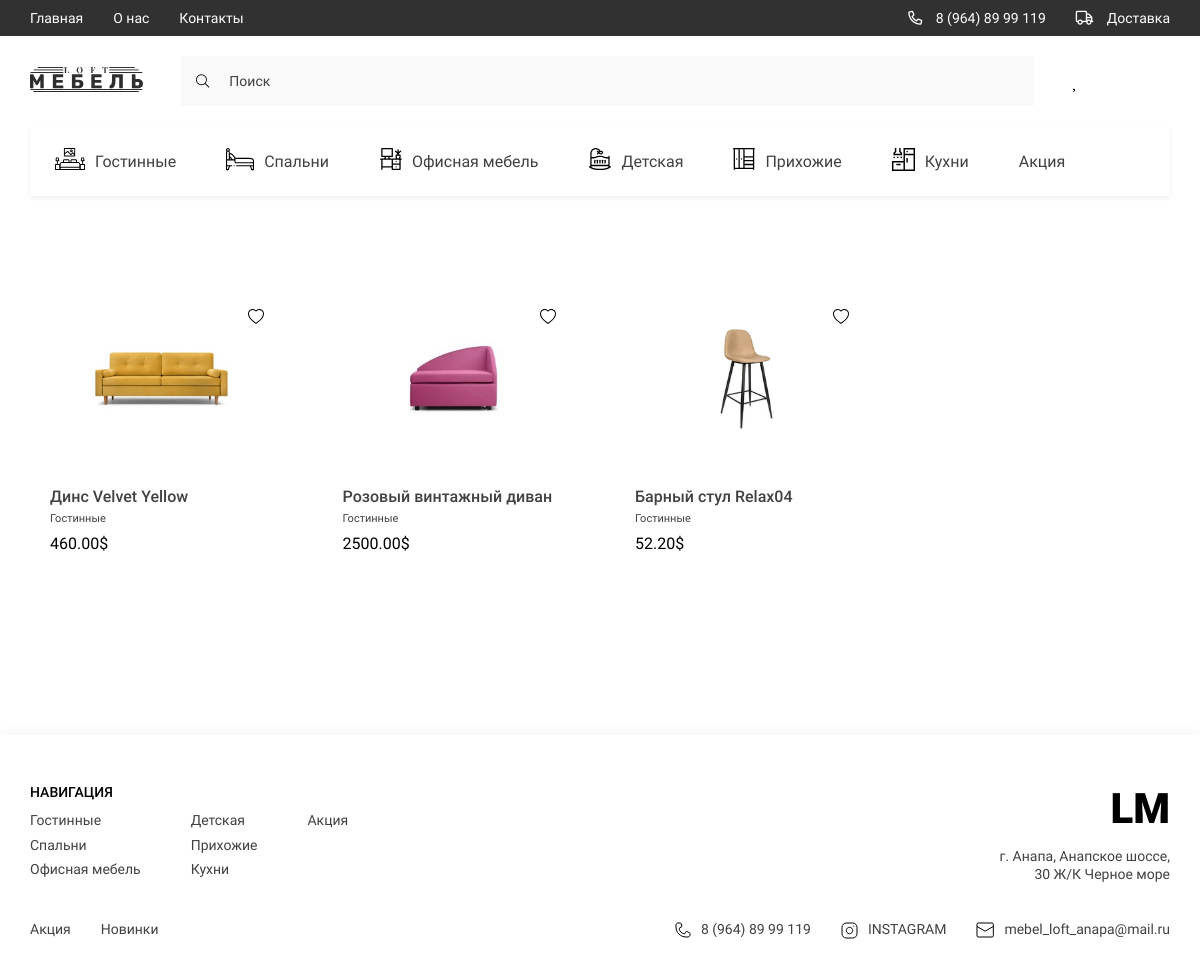
Page /category/gostinnye/ (signed in) on the earlier database version.
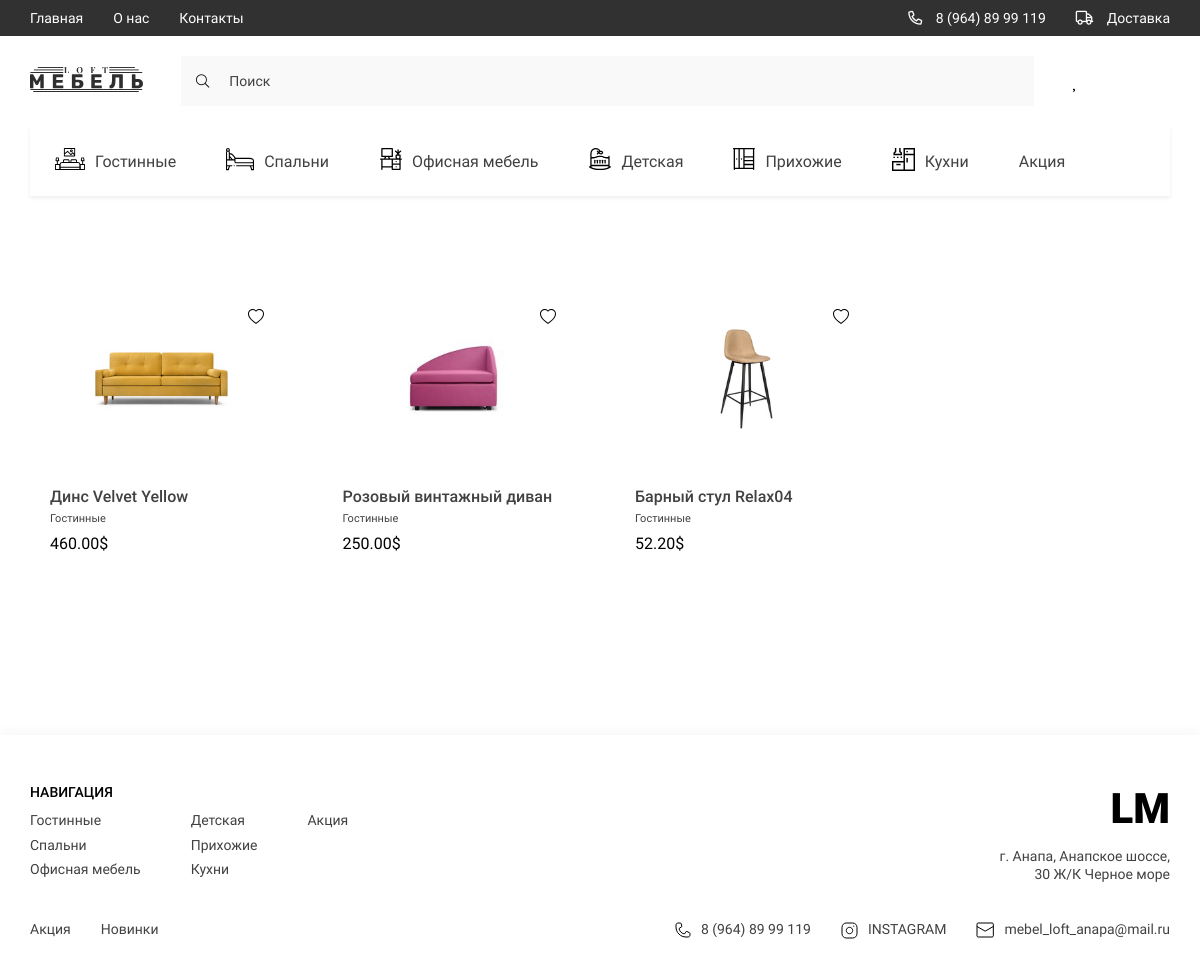
Same page on the later database version.
### store/models.py (models this page shows, shortened)
class Category(models.Model):
    title = models.CharField(max_length=255, verbose_name='Категория')
    svg = models.FileField(null=True, blank=True, upload_to='category/', verbose_name='Картина svg')
    svg_mobile = models.FileField(null=True, blank=True, upload_to='category/mobile_svg',
                                  verbose_name='Картнина мобильной версии svg')
    slug = models.SlugField(verbose_name='Слаг', unique=True, null=True)
    def __str__(self):
        return self.title
    class Meta:
        verbose_name = 'Категория'
        verbose_name_plural = 'Категории'
    def get_absolute_url(self):
        return reverse('category', kwargs={'slug': self.slug})

class Product(models.Model):
    title = models.CharField(max_length=255, verbose_name='Title')
    category = models.ForeignKey(Category, on_delete=models.CASCADE, verbose_name='Category')
    price = models.DecimalField(max_digits=12, decimal_places=2, verbose_name='Price')
    color = models.CharField(max_length=255, default='Black', verbose_name='Color')
    rating = models.FloatField(default=0, verbose_name='Rating')
    quantity_in_storage = models.IntegerField(default=0, verbose_name='Quantity')
    description = models.TextField(default='Here will be description of product', verbose_name='Discreption')
    depth = models.FloatField(default=0, verbose_name='Depth')
    width = models.FloatField(default=0, verbose_name='Width')
    height = models.FloatField(default=0, verbose_name='Height')
    slug = models.SlugField(verbose_name='Slug', unique=True, null=True)
    class Meta:
        verbose_name = 'Продукт'
        verbose_name_plural = 'Продукты'
    def get_first_image(self):
        error_image = 'https://www.autoglushitel.com/wp-content/uploads/2018/12/13124-600x600.jpg'
        if self.images:
            try:
                return self.images.first().image.url
            except:
                return error_image
        else:
            return error_image

class Gallery(models.Model):
    Product = models.ForeignKey(Product, on_delete=models.CASCADE, verbose_name='Product', related_name='images')
    image = models.ImageField(upload_to='gallery/', verbose_name='Image')
    class Meta:
        verbose_name = 'Gallery'
        verbose_name_plural = 'Galleries'

### store/views.py (the view)
# urls.py: path('category/<slug:slug>/', CategoryView.as_view(), name='category'),
class CategoryView(ListView):
    model = Category
    template_name = 'store/category.html'
    context_object_name = 'products'
    def get_queryset(self, **kwargs):
        slug = self.kwargs['slug']
        products = Product.objects.filter(category__slug=slug)
        return products
    def get_context_data(self, *, object_list=None, **kwargs):
        context = super().get_context_data()
        slug = self.kwargs['slug']
        category = Category.objects.get(slug=slug)
        title = category.title
        context['title'] = f'{title}'
        return context

### store/templatetags/store_tags.py (called while the page is built)
@register.simple_tag()
def get_categories():
    return Category.objects.all()

@register.simple_tag()
def get_footer_categories():
    categories = Category.objects.all()
    footer_categories, footer_subcategories = [], []
    index = 0
    for category in categories:
        if len(footer_subcategories) >= 3:
            temp = footer_subcategories.copy()
            footer_categories.append(temp)
            footer_subcategories.clear()
            if len(categories[index::]) <= 3:
                footer_categories += [categories[index::]]
        index += 1
        footer_subcategories.append(category)
    return footer_categories

@register.simple_tag()
def get_favorite_products(user):
    fav = FavoriteProducts.objects.filter(user=user)
    products = [i.product for i in fav]
    return products

### store/templates/store/category.html (shortened to what this page needs)
{% extends 'base.html' %}
{% block main %}
<main class="main">
    <div class="container">
        {% include 'store/components/product_card.html' %}
    </div>
</main>
{% endblock main %}

### templates/base.html (shortened to what this page needs)
<!DOCTYPE html>
{% load static %}
<html lang="ru">
<head>
    {% include 'components/_css.html' %}
</head>
<body>
<nav class="nav">
    <div class="container _nav">
        <div class="nav__content">
            {% include 'components/nav/_nav_list.html' %}
            {% include 'components/nav/_nav_contacts.html' %}
        </div>
    </div>
</nav>
<div class="wrapper">
    <header class="header">
        <div class="container">
            <div class="header__content">
                {% include 'components/header/_header_bar.html' %}
                {% include 'components/header/_header_list.html' %}
            </div>
        </div>
    </header>
    {% block main %}
    {% endblock main %}
    <footer class="footer">
        <div class="container">
            <div class="footer__content">
                {% include 'components/footer/_footer_navigate.html' %}
                {% include 'components/footer/_footer_social.html' %}
            </div>
        </div>
    </footer>
</div>
</body>
</html>

### templates/components/_css.html
{% load static %}
<link rel="stylesheet" href="{% static 'store/css/all.min.css' %}">
<link rel="stylesheet" href="{% static 'store/css/style.css' %}">
<link rel="stylesheet" href="https://cdn.jsdelivr.net/npm/bootstrap-icons@1.10.4/font/bootstrap-icons.css">

### templates/components/_fonts.html (shortened to what this page needs)
{% load static %}

### templates/components/nav/_nav_content_bars.html (shortened to what this page needs)
{% load static %}

### templates/components/nav/_nav_list.html (shortened to what this page needs)
{% load static %}
<ul class="nav__list">
    <li>
        <a href="{% url 'home' %}" class="nav__list-links">
            Главная
        </a>
    </li>
    <li>
        <a href="{% url 'about' %}" class="nav__list-links">
            О нас
        </a>
    </li>
    <li>
        <a href="{% url 'contact_us' %}" class="nav__list-links">
            Контакты
        </a>
    </li>
</ul>

### templates/components/nav/_nav_contacts.html
<ul class="nav__contacts">
    <li>
        <a href="tel:89648999119" class="nav__contacts-links">
            <i class="far fa-phone-alt"></i>
            8 (964) 89 99 119
        </a>
    </li>
    <li>
        <a href="./registration.html" class="nav__contacts-links">
            <i class="far fa-truck"></i>
            Доставка
        </a>
    </li>
</ul>

### templates/components/nav/_nav_list_categories.html (shortened to what this page needs)
{% load store_tags %}

### templates/components/header/_header_bar.html (shortened to what this page needs)
{% load static %}
<div class="header__bar">
    <a href="{% url 'home' %}" class="logo">
        <img src="{% static 'store/icons/LOGO.svg' %}" alt="logo">
    </a>
    <form class="header__search" role="search" method="get" action="{% url 'search' %}">
        <button type="submit" style="border: 0; background:none;"><i class="fal fa-search"></i></button>
        <input name="search" type="search" class="header__search-txt" placeholder="Поиск" aria-label="Поиск">
    </form>
    <ul class="header__list">
        <li>
            {% if 'favorites' in request.path %}
            <a href="{% url 'favorites' %}" class="header__list-item active" id="_heart">
            </a>
            {% else %}
            <a href="{% url 'favorites' %}" class="header__list-item" id="_heart">
            </a>
            {% endif %}
        </li>
        <li>
            <a href="./basket.html" class="header__list-item" id="_bag">
            </a>
        </li>
        <li>
            {% if request.user.is_authenticated %}
                {% if 'profile' in request.path %}
                <a href="./profile.html" class="header__list-item active" id="_profile">
                </a>
                {% else %}
                <a href="{% url 'profile' %}" class="header__list-item" id="_profile">
                </a>
                {% endif %}
            {% else %}
            <a href="{% url 'registration' %}" class="header__list-item" id="_profile">
            </a>
            {% endif %}
        </li>
    </ul>
</div>

### templates/components/header/_header_list.html
{% load store_tags %}
{% get_categories as categories %}
<ul class="header__list _categories">
    {% for category in categories %}
    <li>
        <a href="{{ category.get_absolute_url }}" class="header__list-links">
            <span class="header__list-img">
                {% if category.svg %}
                <img src="{{ category.svg.url }}" alt="icons">
                {% endif %}
            </span>
            {{ category.title }}
        </a>
    </li>
    {% endfor %}
</ul>

### store/templates/store/components/product_card.html (shortened to what this page needs)
<section class="products">
    {% load store_tags %}
    {% if request.user.is_authenticated %}
    {% get_favorite_products request.user as fav_products %}
    {% endif %}
    <div class="products__content">
        {% for product in products %}
        <div class="products__item">
            {% if request.user.is_authenticated and product in fav_products %}
            <a href="{% url 'add_favorite_product' product.slug %}"
               style="margin-left:85%; text-decoration:none; color: red;">
                <svg xmlns="http://www.w3.org/2000/svg" width="16" height="16" fill="currentColor"
                     class="bi bi-heart-fill" viewBox="0 0 16 16">
                    <path fill-rule="evenodd"
                          d="M8 1.314C12.438-3.248 23.534 4.735 8 15-7.534 4.736 3.562-3.248 8 1.314z"/>
                </svg>
            </a>
            {% else %}
            <a href="{% url 'add_favorite_product' product.slug %}"
               style="margin-left:85%; text-decoration:none; color: black;">
            </a>
            {% endif %}
            <a href="{% url 'product' product.slug %}"> <img src="{{ product.get_first_image }}" alt=""
                                                             class="products__item-img" width="100px"
                                                             height="100px"></a>
            <div class="products__item-text">
                <h3 class="products__item-title">{{ product.title }}</h3>
                <div class="products__item-desrc">{{ product.category }}</div>
                <div class="products__item-price">{{ product.price }}$</div>
            </div>
        </div>
        {% endfor %}
    </div>
</section>

### templates/components/footer/_footer_navigate.html
{% load store_tags %}
{% get_footer_categories as main_categories %}
<div class="footer__navigate">
    <div class="footer__navigate-part">
        <h2 class="footer__navigate-title">НАВИГАЦИЯ</h2>
        <div class="footer__navigate-lists">
            {% for categories in main_categories %}
            <ul class="footer__navigate-list">
                {% for category in categories %}
                        <li><a href="{{ category.get_absolute_url }}" class="footer__navigate-links">{{ category.title }}</a></li>
                {% endfor %}
            </ul>
            {% endfor %}
        </div>
    </div>
    <div class="footer__navigate-part _right">
        <a href="./index.html" class="footer__logo">LM</a>
        <p class="footer__adress">г. Анапа, Анапское шоссе, 30 Ж/К Черное море</p>
    </div>
</div>

### templates/components/footer/_footer_social.html
{% load static %}
<div class="footer__social">
    <ul class="footer__navigate-list _short">
        <li><a href="#!" class="footer__navigate-links">Акция</a></li>
        <li><a href="#!" class="footer__navigate-links">Новинки</a></li>
    </ul>
    <ul class="footer__social-list">
        <li>
            <a href="tel:89648999119" class="footer__social-links">
                <img src="{% static 'store/icons/phone.svg' %}" alt="phone">
                8 (964) 89 99 119
            </a>
        </li>
        <li>
            <a href="https://www.instagram.com/" target="_blank" class="footer__social-links">
                <img src="{% static 'store/icons/inst.svg' %}" alt="insta">
                INSTAGRAM
            </a>
        </li>
        <li>
            <a href="mailto:mebel_loft_anapa@mail.ru" target="_blank" class="footer__social-links">
                <img src="{% static 'store/icons/mail.svg' %}" alt="mail">
                mebel_loft_anapa@mail.ru
            </a>
        </li>
    </ul>
</div>

Differences in the rows shown:
changed Product "Розовый винтажный диван": price "2500.00" → "250.00"
